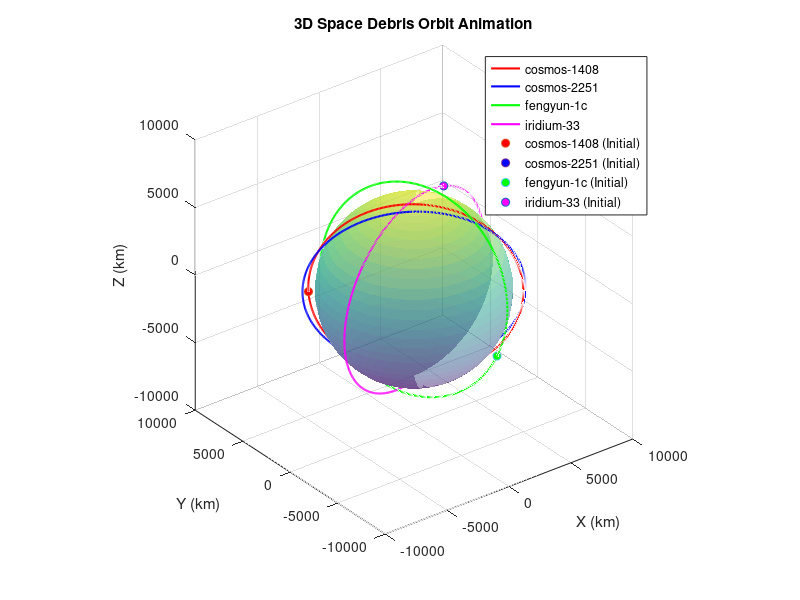

Source code (MATLAB):
% clear everything
clc; clear; close all;

% Load the orbital data saved earlier
load('orbit_data.mat');

% Set up the figure for the animation
figure; hold on; axis equal; grid on;
xlabel('X (km)'); ylabel('Y (km)'); zlabel('Z (km)');
title('3D Space Debris Orbit Animation');

% Plot Earth for reference (center of the plot)
[xs, ys, zs] = sphere(30); % Create a sphere
surf(xs * 6371, ys * 6371, zs * 6371, 'FaceAlpha', 0.5, 'EdgeColor', 'none'); % Scale to Earth radius

% Initialize colors for each debris (use the colors defined previously)
colors = {'r', 'b', 'g', 'm'};

% Initialize the plot handles for the debris and their orbits
debris_handles = [];
orbit_handles = [];

% Loop over the debris and plot their orbits
for idx = 1:length(debris_names)
    % Get the orbital elements for the current debris
    semi_major_axis = semi_major_axes(idx);
    eccentricity = eccentricities(idx);
    RAAN = deg2rad(RAANs(idx));
    argPerigee = deg2rad(argPerigees(idx));
    inclination = deg2rad(inclinations(idx));

    % Generate True Anomaly values (0 to 360 degrees) for the full orbit
    theta = linspace(0, 2*pi, 500);
    
    % Compute orbit in polar coordinates
    r = (semi_major_axis * (1 - eccentricity^2)) ./ (1 + eccentricity * cos(theta));
    
    % Convert to 3D Cartesian Coordinates
    x_orbit = r .* (cos(RAAN) .* cos(theta + argPerigee) - sin(RAAN) .* sin(theta + argPerigee) .* cos(inclination));
    y_orbit = r .* (sin(RAAN) .* cos(theta + argPerigee) + cos(RAAN) .* sin(theta + argPerigee) .* cos(inclination));
    z_orbit = r .* (sin(theta + argPerigee) .* sin(inclination));

    % Plot the orbit (solid line)
    orbit_handles(idx) = plot3(x_orbit, y_orbit, z_orbit, 'Color', colors{idx}, 'LineWidth', 1.5);
    
    % Create a scatter plot handle for the debris (initial position)
    debris_handles(idx) = plot3(x_orbit(1), y_orbit(1), z_orbit(1), 'o', 'MarkerSize', 6, 'MarkerFaceColor', colors{idx});
end

% Add legend for debris names
legend([orbit_handles, debris_handles], [debris_names, strcat(debris_names, ' (Initial)')], 'Location', 'best');

% Set the duration of the animation (60 seconds for 1 minute)
duration = 60; % in seconds
frames = 100; % Number of frames
time_step = duration / frames; % Time between frames

% 3D view
view(3);
axis([-10000 10000 -10000 10000 -10000 10000]);

% Loop to animate the debris for 60 seconds
for t = 1:frames
    % Loop over each debris and update their positions
    for idx = 1:length(debris_names)
        % Get the orbital elements for the current debris
        semi_major_axis = semi_major_axes(idx);
        eccentricity = eccentricities(idx);
        RAAN = deg2rad(RAANs(idx));
        argPerigee = deg2rad(argPerigees(idx));
        inclination = deg2rad(inclinations(idx));

        % Generate the current True Anomaly based on time (t)
        theta = linspace(0, 2*pi, frames);
        current_theta = theta(t);
        
        % Compute the current position in polar coordinates
        r = (semi_major_axis * (1 - eccentricity^2)) ./ (1 + eccentricity * cos(current_theta));

        % Convert to 3D Cartesian Coordinates
        x = r * (cos(RAAN) * cos(current_theta + argPerigee) - sin(RAAN) * sin(current_theta + argPerigee) * cos(inclination));
        y = r * (sin(RAAN) * cos(current_theta + argPerigee) + cos(RAAN) * sin(current_theta + argPerigee) * cos(inclination));
        z = r * (sin(current_theta + argPerigee) * sin(inclination));

        % Update the position of the current debris
        set(debris_handles(idx), 'XData', x, 'YData', y, 'ZData', z);
    end
    
    % Pause for the time step to control animation speed
    pause(time_step);
end

hold off;
